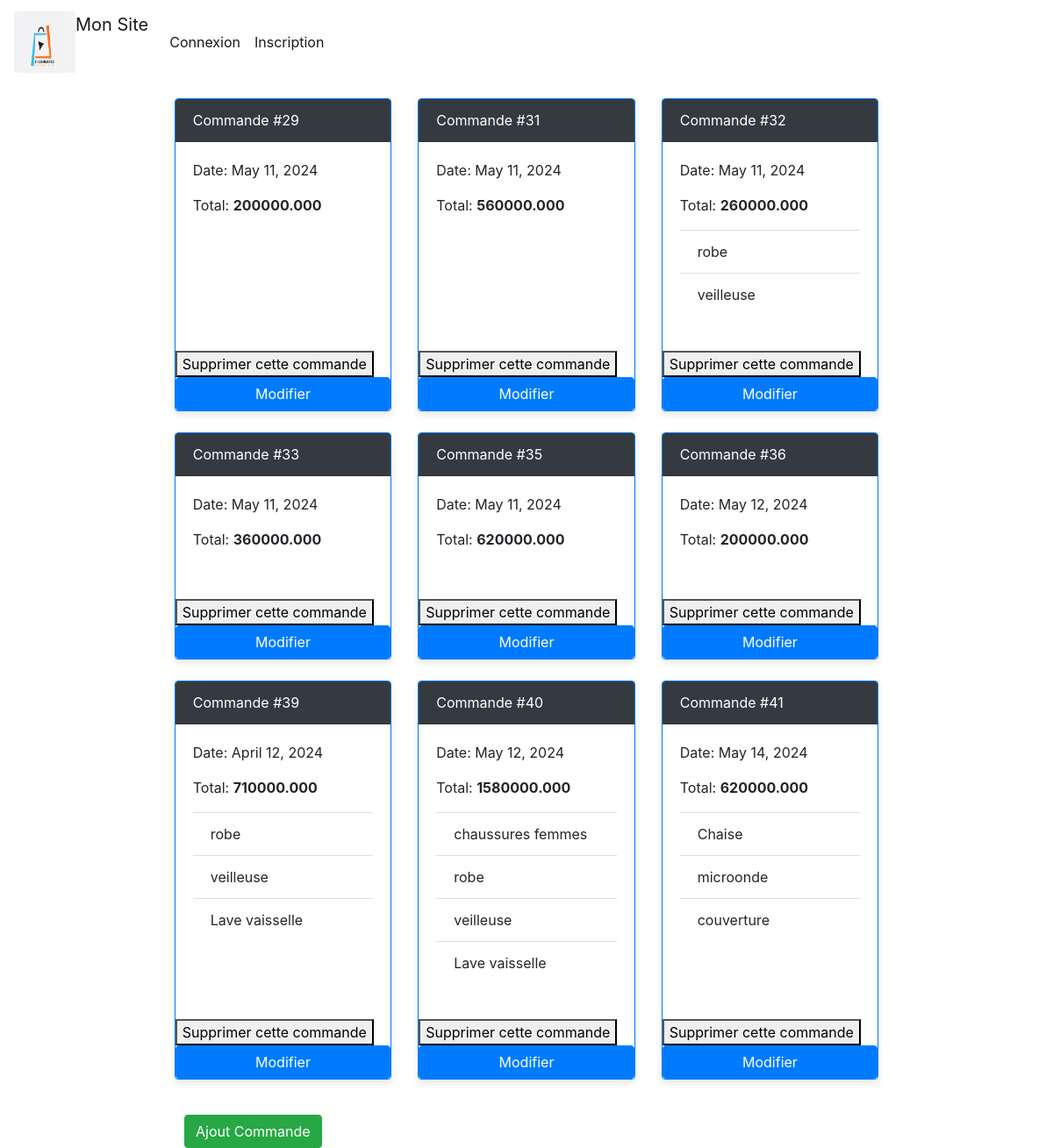
The app's page /magasin/magasin/mesCommandes.html with its own data.
### magasin/models.py (models this page shows, shortened)
class Commande(models.Model):
    dateCde = models.DateField(null=True, default=date.today)
    totalCde = models.DecimalField(max_digits=10, decimal_places=3, default=0)
    produits = models.ManyToManyField(Produit)

class Produit(models.Model):
    TYPE_CHOICES=[('fr','Frais'), ('cs', 'Conserve'),('em', 'emballé')]
    libelle=models.CharField(max_length=255)
    description=models.TextField()
    prix=models.DecimalField(max_digits=10,decimal_places=3,default=0.000)
    type=models.CharField(max_length=2,choices= TYPE_CHOICES,default='em')
    Img=models.ImageField(blank=True, upload_to='media/')
    categorie = models.ForeignKey(Categorie, on_delete=models.CASCADE, null=True)
    fournisseur = models.ForeignKey(Fournisseur, on_delete=models.CASCADE, null=True)

### magasin/views.py (the view)
# urls.py: path('magasin/mesCommandes.html', views.commande, name='commande'),
def commande(request):
    template = loader.get_template('magasin/mesCommandes.html')
    commands = Commande.objects.all()
    context = {'commands': commands}
    return render(request,'magasin/mesCommandes.html', context)

### magasin/templates/magasin/mesCommandes.html (shortened to what this page needs)
{% extends 'magasin/base.html' %}
{% block body %}
<div class="container mt-3">
    <div class="row">
        <div class="col-lg-9 mx-auto">
            <div class="row">
                {% for command in commands %}
                <div class="col-md-4 mb-4">
                    <div class="card border-primary h-100">
                        <div class="card-header bg-dark text-white">
                            Commande #{{ command.id }}
                        </div>
                        <div class="card-body">
                            <p class="card-text">Date: {{ command.dateCde }}</p>
                            <p class="card-text">Total: <b>{{ command.totalCde }}</b></p>
                            <ul class="list-group list-group-flush">
                                {% for produit in command.produits.all %}
                                <li class="list-group-item">{{ produit.libelle }}</li>
                                {% endfor %}
                            </ul>
                        </div>
                        <form method="post" action="{% url 'delete_commande' commande_id=command.id %}">
                            <button type="submit">Supprimer cette commande</button>
                        </form>
                        <a href="{% url 'update_commande' commande_id=command.id %}" class="btn btn-primary">Modifier</a>
                    </div>
                </div>
                {% endfor %}
            </div>
        </div>
    </div>
    <div class="col-lg-9 mx-auto mt-3">
        <a href="{% url 'nouveauCommande' %}" class="btn btn-success">
            Ajout Commande
        </a>
    </div>
</div>
{% endblock %}

### magasin/static/css/base.css (style rules this page uses)
body { background-color: #f8f9fa; }
body { margin-top: 20px; background: #ddd; }
.card { max-width: 250px; margin: 0 auto; margin-bottom: 20px; box-shadow: 0 4px 8px rgba(0, 0, 0, 0.1); transition: box-shadow 0.3s; }

### records on screen
Commande: id "29", dateCde "May 11, 2024", totalCde "200000.000"
Commande: id "31", dateCde "May 11, 2024", totalCde "560000.000"
Commande: id "32", dateCde "May 11, 2024", totalCde "260000.000"
Produit: libelle "robe"
Produit: libelle "veilleuse"
Commande: id "33", dateCde "May 11, 2024", totalCde "360000.000"
Commande: id "35", dateCde "May 11, 2024", totalCde "620000.000"
Commande: id "36", dateCde "May 12, 2024", totalCde "200000.000"
Commande: id "39", dateCde "April 12, 2024", totalCde "710000.000"
Produit: libelle "Lave vaisselle"
Commande: id "40", dateCde "May 12, 2024", totalCde "1580000.000"
Produit: libelle "chaussures femmes"
Commande: id "41", dateCde "May 14, 2024", totalCde "620000.000"
Produit: libelle "Chaise"
Produit: libelle "microonde"
Produit: libelle "couverture"
